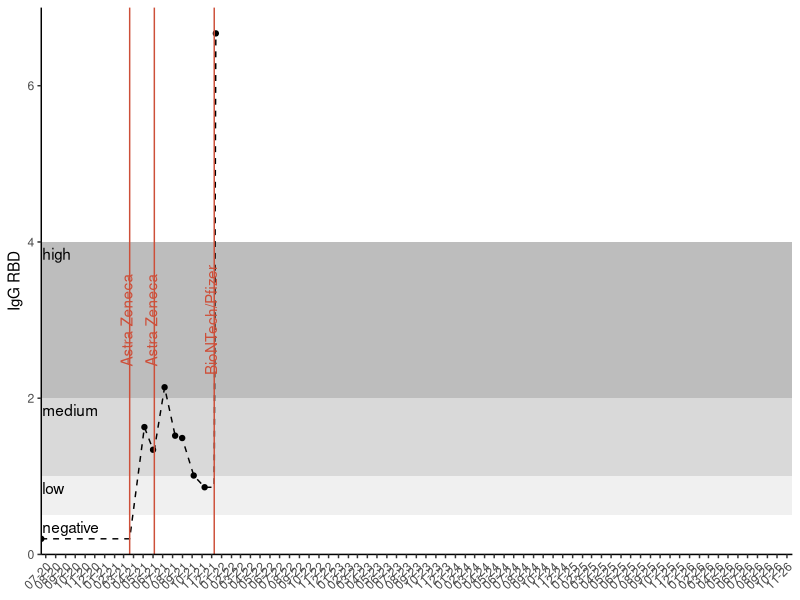

Reproduce this figure in R.

library(data.table)
library(ggplot2)

dt <- fread("ABvalues_exampleinput.txt", 
            colClasses = c("Date", "character", "numeric", "character"), 
            fill = T)

dt[,`:=` (comment=NULL,
          what=ifelse(type %like% "test", 
                      "test", 
                      "vaccine"))]

#add today's date as data point
dt <- rbind(dt, 
            data.table(date=as.Date(format(Sys.time(), "%Y-%m-%d")),
                       type="today",
                       IgG_RBD=as.numeric(NA),
                       what="today"))

# assume last measures AB value for vaccination dates
for (i in dt[what=='vaccine', which=T]) { dt[i, IgG_RBD:=dt[i-1, IgG_RBD]] }

# as suggested by refernce data
rectangles <- data.table(ystart=c(0, 0.5, 1, 2),
                    yend=c(0.5, 1, 2, 4),
                    col=factor(c("negative", "low", "medium", "high"),
                               levels = c("high", "medium", "low", "negative")))

# set plot height
plot.height <- ceiling(max(dt[,IgG_RBD], na.rm = T))
if (plot.height < 4) {plot.height <- 4}

titerplot <- ggplot(data=dt[!is.na(IgG_RBD)]) +
  # add rectangles
  geom_rect(data=rectangles,
            aes(xmin = as.Date(min(dt$date)),
                xmax = as.Date(max(dt$date)),
                ymin = ystart,
                ymax = yend, 
                fill = col)) +
  scale_fill_manual(values=c("negative" = "#ffffff",
                             "low" = "#f0f0f0",
                             "medium" = "#d9d9d9",
                             "high" = "#bdbdbd")) +
  geom_text (data=rectangles,
             aes(label=col,
                 x=as.Date(min(dt$date))+3,
                 y=yend-0.15),
             hjust=0) +
  # add data
  geom_point(aes(x=date, y=IgG_RBD, colour=what)) +
  scale_color_manual(values=c('black', '00')) +
  geom_line(aes(x=date, y=IgG_RBD), linetype="dashed") +
  # add vaccine lines
  geom_vline(xintercept = dt[what == "vaccine", date], colour="tomato3") +
  geom_text(data = dt[what == "vaccine"],
            aes(x=date-10,
                y=3,
                label=dt[what=="vaccine", type]),
            colour="tomato3", angle=90) +
  # adjust plot form
  xlab("time") + ylab ("IgG RBD") +
  scale_y_continuous(expand = c(0,0), limits = c(0, plot.height)) +
  #coord_cartesian(ylim=c(0,max(rectangles[,yend]))) +
  scale_x_date(date_breaks = "1 month",
               date_labels = "%m-%y",
               expand = c(0,0)) +
  theme_classic() +
  theme(axis.text.x = element_text(angle = 45, hjust = 1), axis.title.x = element_blank(),
        legend.title = element_blank(),
        legend.position = 'none')



pdf('ABvalues_output.pdf', height = plot.height, width = 5)
titerplot
dev.off()
